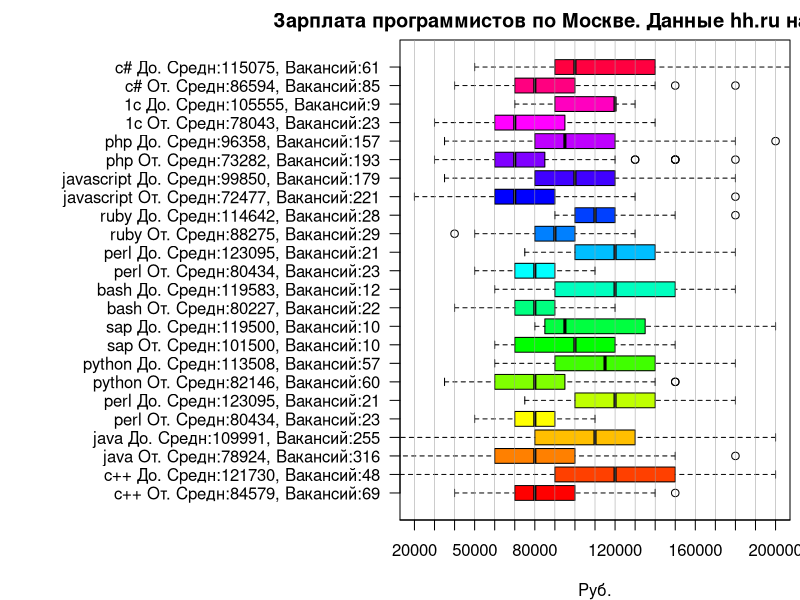

This chart was generated by the following R code:
file_name = 'plots/vacancy_summary.png'
label <-read.table("data/label.txt", quote="\"", stringsAsFactors=FALSE, sep=";")
pvac <- read.table("data/pvac.csv", header=TRUE, quote="\"", stringsAsFactors=FALSE)
pvac_labels <- read.table("data/pvac_labels.txt", quote="\"", stringsAsFactors=FALSE)
png(file_name, width = 1200, height = 800)
par(mar=c(4, 20, 2, 0.5))
boxplot(pvac, xaxt='n', las = 2, names=pvac_labels, ylim=c(20000, 200000), horizontal=T, col=rainbow(length(pvac)), main=label[,1], xlab='Руб.')
abline(v = seq(10000, 300000, 10000), lty=1.5, lwd=0.5, col=336)
axis(side = 1, at = seq(10000, 300000, 10000))
dev.off()

